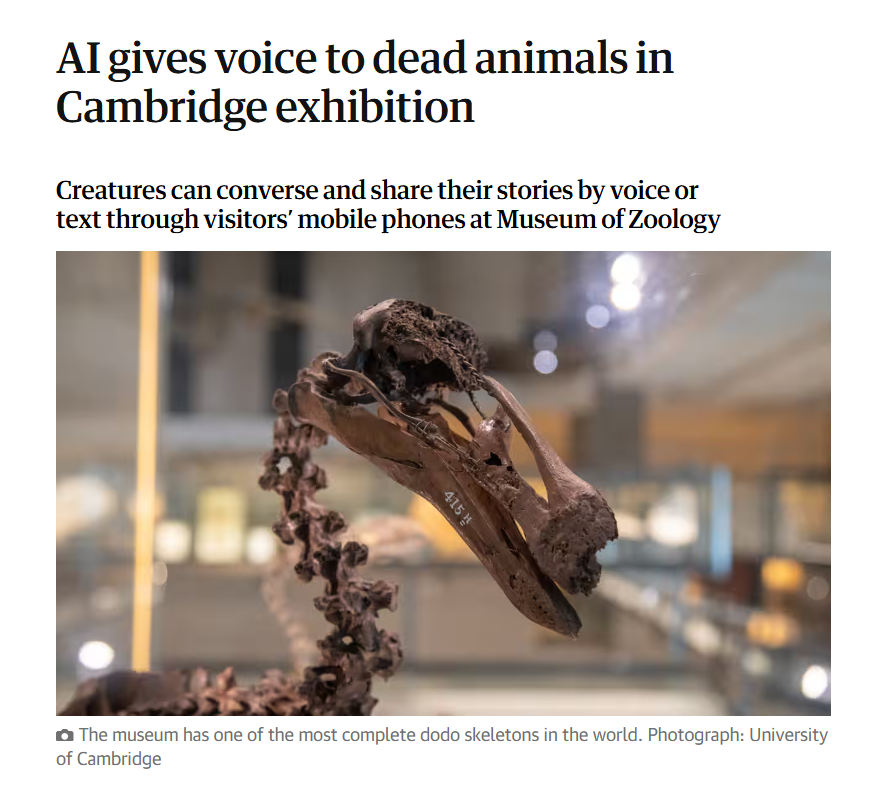
#> input picture src/Test_image1_en.PNG, 886 x 807 px
$ python TesseractOCR.py
#> lines starting #> are read from the running program, lines starting #| are printed output that depends on the picture; after the words box and inside, x2 and y2 are one past the last pixel; in counts of white or black regions, pixels touching at a corner belong together
#> further down, raw_img is the input picture: shape (807, 886, 3); mean B, G, R 172.1, 178.3, 186.6
# TesseractOCR
# 深度学习支持：TesseractOCR 以前主要依靠传统的图像处理技术进行 OCR，但从 Tesseract 4.x 版本开始，引入了 LSTM（长短期记忆网络）作为深度学习模型，以提高识别精度。
# 模型类型：Tesseract 提供了多种语言的支持，并且可以通过训练新的数据集来扩展对特定字体或语言的支持。
# 配置和使用：虽然 Tesseract 支持深度学习，但其配置和使用相对较为复杂，用户需要了解如何训练和优化模型。
import cv2
import pytesseract
import numpy as np
from pytesseract import Output
from matplotlib import pyplot as plt

# get grayscale image
def get_grayscale(image):
    return cv2.cvtColor(image, cv2.COLOR_BGR2GRAY)
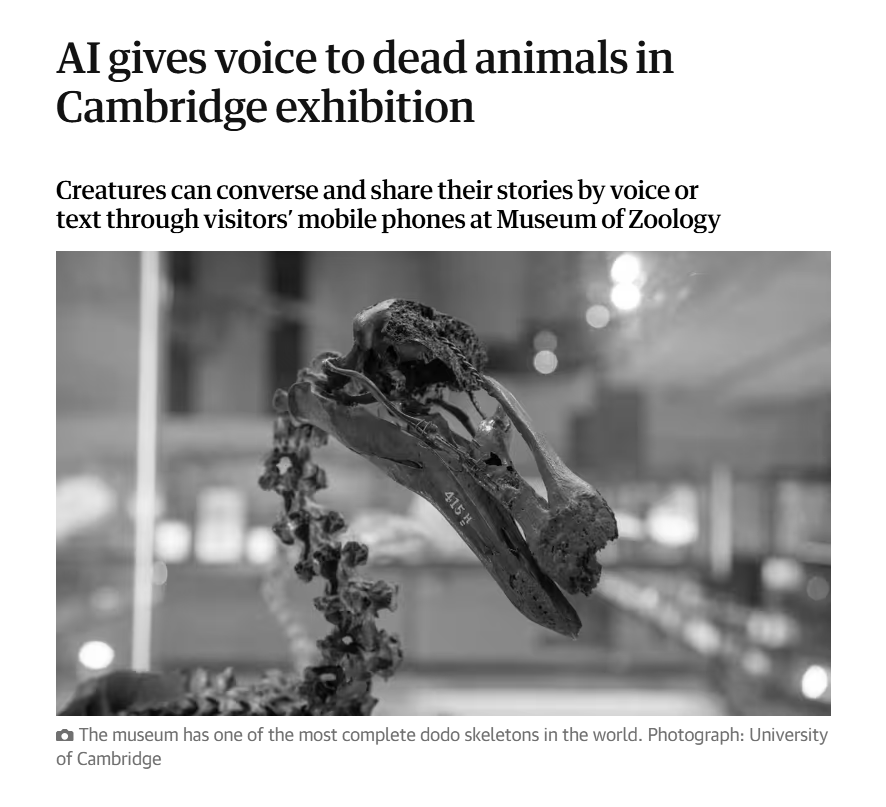
#> returned value: shape (807, 886); min 0, max 255, mean 180.1

# thresholding
def thresholding(image):
    return cv2.threshold(image, 0, 255, cv2.THRESH_BINARY + cv2.THRESH_OTSU)[1]
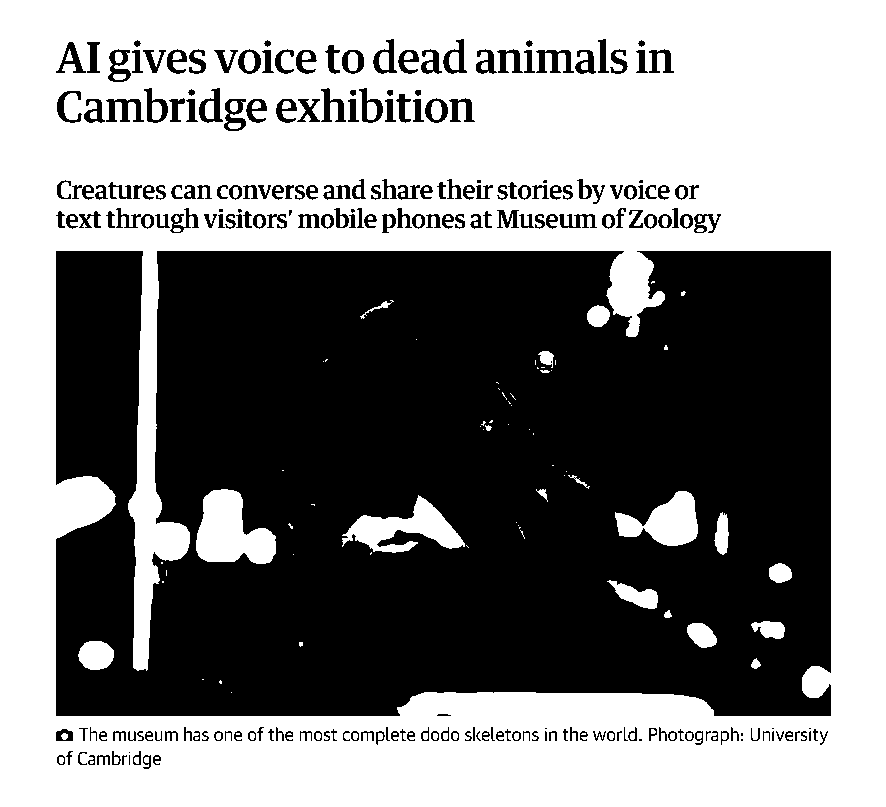
#> returned value: shape (807, 886); 51.2% white; 245 black regions (22 under 20 px), largest, box (x1, y1, x2, y2) and area: (56, 251, 831, 716) 324310, (106, 99, 144, 122) 464, (536, 50, 574, 73) 463

# opening - erosion followed by dilation
def opening(image):
    kernel = np.ones((5,5),np.uint8)
    return cv2.morphologyEx(image, cv2.MORPH_OPEN, kernel)

# canny edge detection
def canny(image):
    return cv2.Canny(image, 100, 200)

# 控制图形的外形大小
# 这段代码相当于将图形的高度设置为了1000bit，宽度设置为了800bit
plt.rcParams['figure.figsize'] = (10.0, 8.0)

raw_img = cv2.imread('Test_image1_en.PNG')

# Adding custom options
# oem：指定 OCR 引擎模式（OCR Engine Mode）。
# oem 的具体模式如下：
# 0：使用传统的 Tesseract OCR 引擎。
# 1：仅使用 LSTM （长短期记忆）。
# 2：使用传统引擎和 LSTM 引擎的组合。
# 3：可以支持 LSTM神经网络和传统的 OCR 引擎

# psm：指定页面分割模式（Page Segmentation Mode）。
# psm 3：自动检测文本块的数量并进行处理。这是一个比较通用的选项，适用于大多数场景。
# psm 4：假设图像中有多个文本块，但不考虑行的方向。
# psm 5：假设图像中有多个文本块，并且这些文本块是垂直排列的
custom_config = r'--oem 3 --psm 3 -l eng+chi_sim'
pytesseract.image_to_string(raw_img, config=custom_config)

gray_img = get_grayscale(raw_img)
plt.imshow(gray_img, cmap='gray')
plt.axis('off')
plt.show()

thresh_img = thresholding(gray_img)
plt.imshow(thresh_img, cmap='gray')
plt.axis('off')
plt.show()

# Getting boxes around text words (image_to_data)
# image_to_data 方法：返回每个识别到的文本框的详细信息，包括左上角坐标、宽度、高度和置信度。


# 使用 image_to_data 函数对读取的图像进行 OCR 处理，提取文字信息
#> (the run stopped early here; a loop or call above may not have finished)

$ run again, with src/Test_image2_en+ch.jpg saved as src/Test_image1_en.PNG
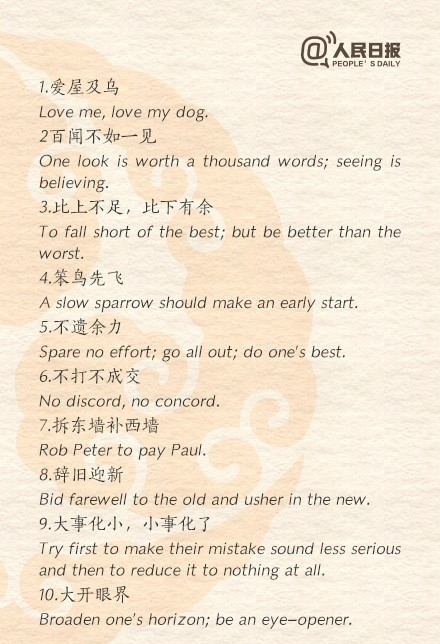
#> input picture src/Test_image2_en+ch.jpg, 440 x 644 px
#> raw_img is the input picture: shape (644, 440, 3); mean B, G, R 209.6, 228.8, 242.2
#> in get_grayscale, `return cv2.cvtColor(image, cv2.COLOR_BGR2GRAY)`:
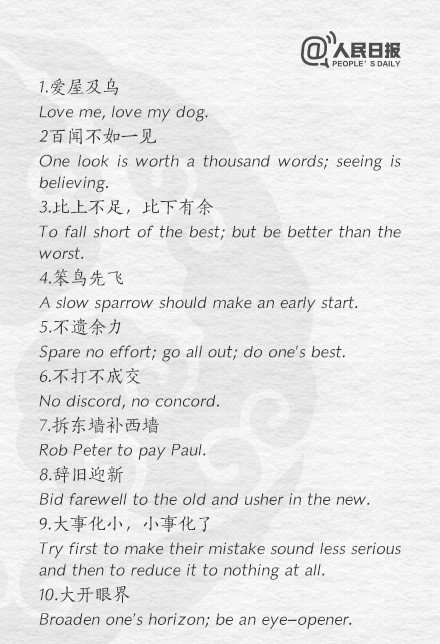
#> returned value: shape (644, 440); min 39, max 254, mean 230.6
#> in thresholding, `return cv2.threshold(image, 0, 255, cv2.THRESH_BINARY + cv2.THRESH_OTS..`:
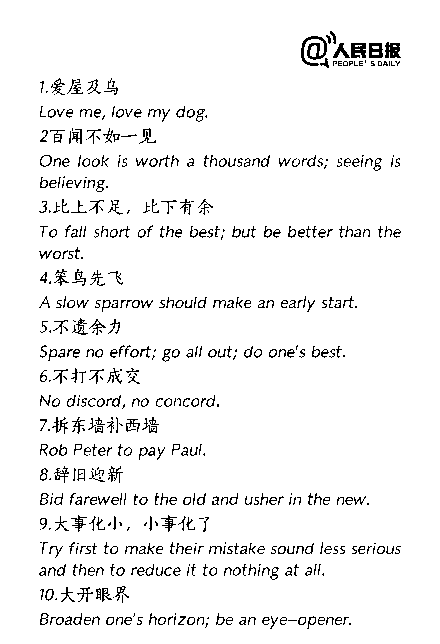
#> returned value: shape (644, 440); 95% white; black in thin lines or dots, all inside (x1, y1, x2, y2) = (39, 31, 401, 629)
